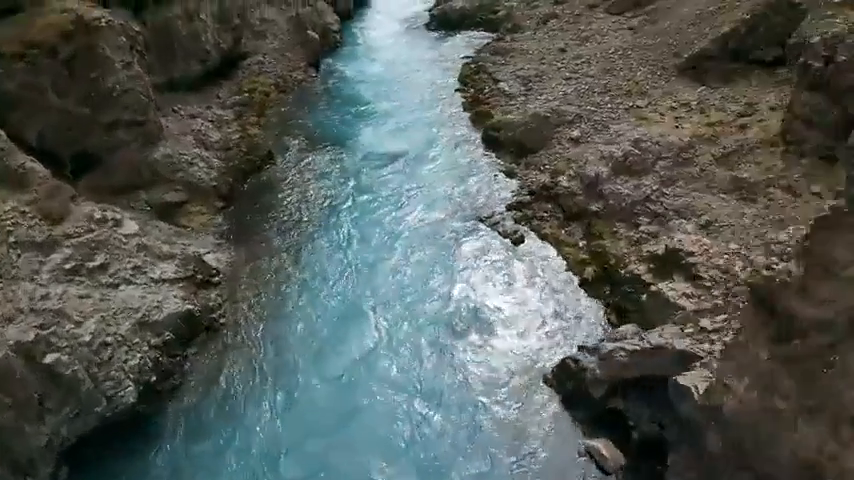
#> input picture frame 30 of videos/dji.mp4, 854 x 480 px
$ python shi_tomasi_extraction.py
#> lines starting #> are read from the running program, lines starting #| are printed output that depends on the picture; after the words box and inside, x2 and y2 are one past the last pixel; in counts of white or black regions, pixels touching at a corner belong together; long printed decimals are rounded
import numpy as np
import cv2
import matplotlib.pyplot as plt
import os
import time
import csv

dataset_path = "C:/Users/jerri/OneDrive/Desktop/Personal/Interships/A2A/FEATURES"
cap = cv2.VideoCapture(os.path.join(dataset_path, 'vid/dji.mp4'))

frame_width = int(cap.get(3))
frame_height = int(cap.get(4))
iframe = 0;
tof = 0;
maxf = 2000
minf = 0
maxt = 2000
mint = 0
font = cv2.FONT_HERSHEY_PLAIN

size = (frame_width, frame_height)

result = cv2.VideoWriter('vid/shi_tomasi1500.avi', cv2.VideoWriter_fourcc(*'MJPG'), 10, size)
filename = "csv/shi-tomasi/shi-tomasioutdoor1500.csv"

while(cap.isOpened()):
    ret, frame = cap.read()
#> frame is the input picture: shape (480, 854, 3); mean B, G, R 85.8, 90.1, 83.6
    fps = cap.get(cv2.CAP_PROP_FPS)
    start_time = time.time()
    iframe = iframe + 1
    if ret == True:
        gray = cv2.cvtColor(frame,cv2.COLOR_BGR2GRAY)
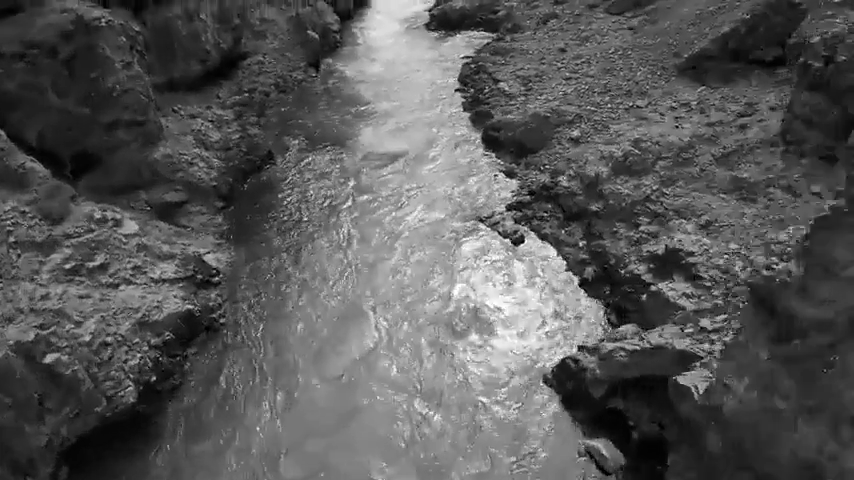
#> gray: shape (480, 854); min 0, max 255, mean 87.6
        tpf = (time.time() - start_time)
        corners = cv2.goodFeaturesToTrack(gray,1500,0.01,10)
#> corners = 1500 rows, first 8: [455, 91], [523, 242], [578, 346], [565, 270], [580, 245], [497, 175], [428, 10], [463, 111]
        corners = np.int0(corners)
        nof = 0
        for i in corners:
            x,y = i.ravel()
            cv2.circle(frame,(x,y),3,255,-1)
            nof = nof + 1; #number of features
            tof = tof + 1; #total number of features
#> this loop made 1500 passes
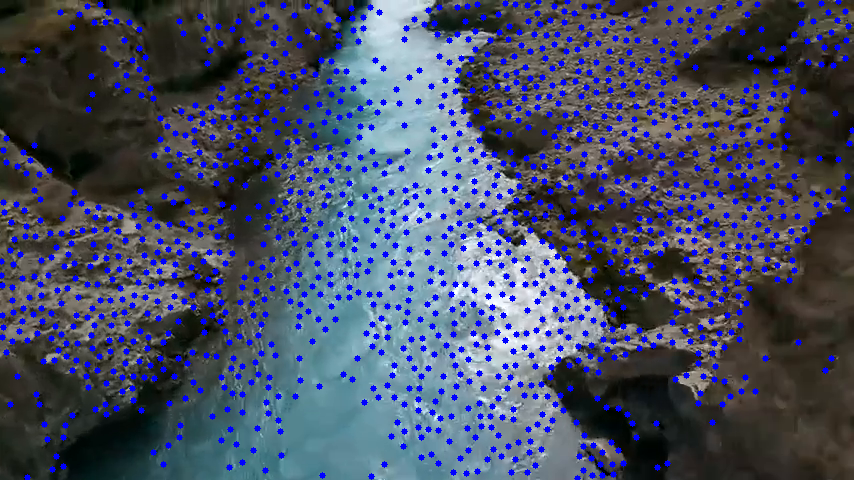
#> frame: shape (480, 854, 3); 10.6% of pixels changed, all inside (x1, y1, x2, y2) = (0, 0, 854, 480)
#> after the loop, nof = 1500; tof = 1500

        cv2.putText(frame, "SHI-TOMASI" +"  Features="+ str(round(nof, 2)), (10, 50), font, 2, (0, 0, 255), 2)
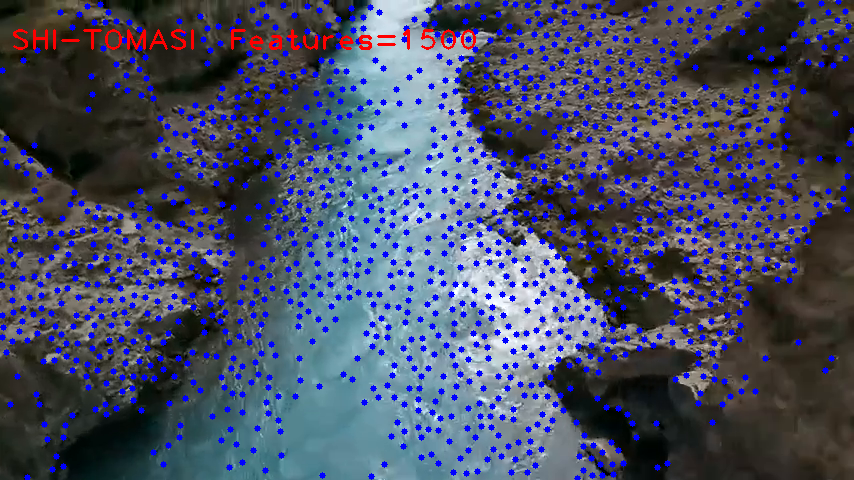
#> frame: shape (480, 854, 3); 0.61% of pixels changed, all inside (x1, y1, x2, y2) = (13, 29, 476, 50)
        print(iframe, nof, tof, fps, tpf)
#| 1 1500 1500 30.0 0.01611
        nos = [iframe,nof, tof, fps, tpf]
#> nos = [1, 1500, 1500, 30, 0.0161]
        #with open(filename, 'a') as f:
        #    writer = csv.writer(f)
        #    writer.writerow(nos)

        result.write(frame)

        if (maxf > nof):
            maxf = nof
#> maxf = 1500
        elif (minf < nof):
            minf = nof
        if (maxt > tpf):
            maxt = tpf
        elif (mint < tpf):
            mint = tpf

        cv2.imshow('frame',frame)
        if cv2.waitKey(1) & 0xFF == ord('q'):
#> (key q is pressed here)
            break
    else:
        break
    prev_frame = frame

print(maxf, minf, maxt, mint)
#| 1500 0 0.01611 0
#GRAY- 258 960 0.0 0.008996725082397461
#GRAY- 258 700 0.0 0.006989240646362305
#GRAY- 100 100 0.0 0.005015134811401367

cap.release()
result.release()
cv2.destroyAllWindows()

$ run again, starting later in the video
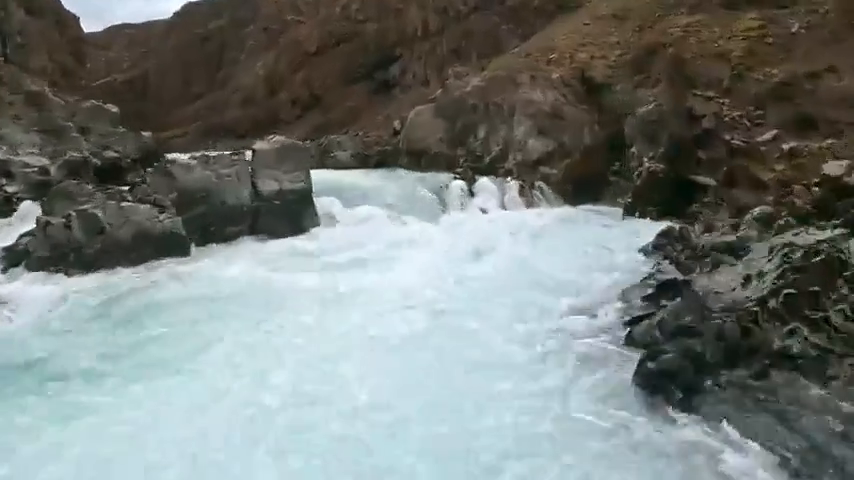
#> input picture frame 136 of videos/dji.mp4, 854 x 480 px
#> frame is the input picture: shape (480, 854, 3); mean B, G, R 122.4, 125.2, 118.5
#> corners = 660 rows, first 8: [310, 170], [509, 177], [128, 187], [35, 225], [629, 328], [648, 218], [250, 151], [166, 155]
#> the loop `for i in corners:` made 660 passes
#> after the loop `for i in corners:`:
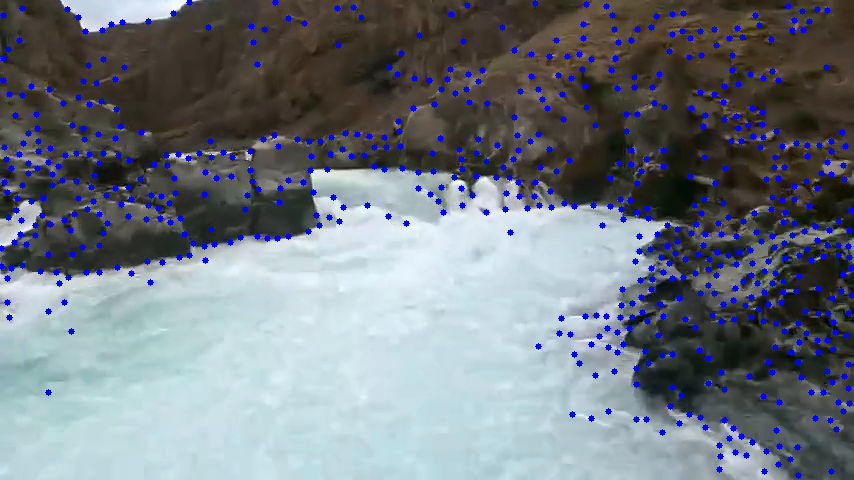
#> frame: shape (480, 854, 3); 4.67% of pixels changed, all inside (x1, y1, x2, y2) = (0, 0, 854, 479)
#> after the loop `for i in corners:`: nof = 660
#> `cv2.putText(frame, "SHI-TOMASI" +"  Features="+ str(round(nof, 2)), (1..`:
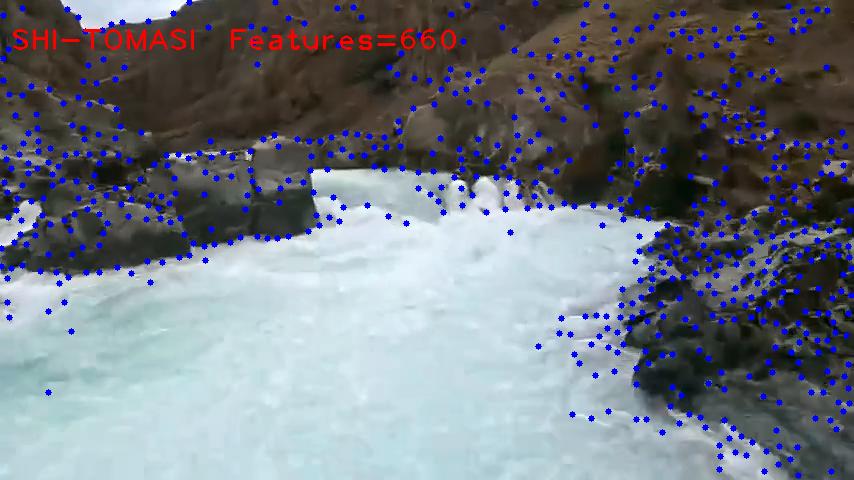
#> frame: shape (480, 854, 3); 0.6% of pixels changed, all inside (x1, y1, x2, y2) = (13, 29, 456, 50)
#| 1 660 660 30.0 0.01506
#> nos = [1, 660, 660, 30, 0.0151]
#> maxf = 660
#| 660 0 0.01506 0

$ run again, starting later in the video
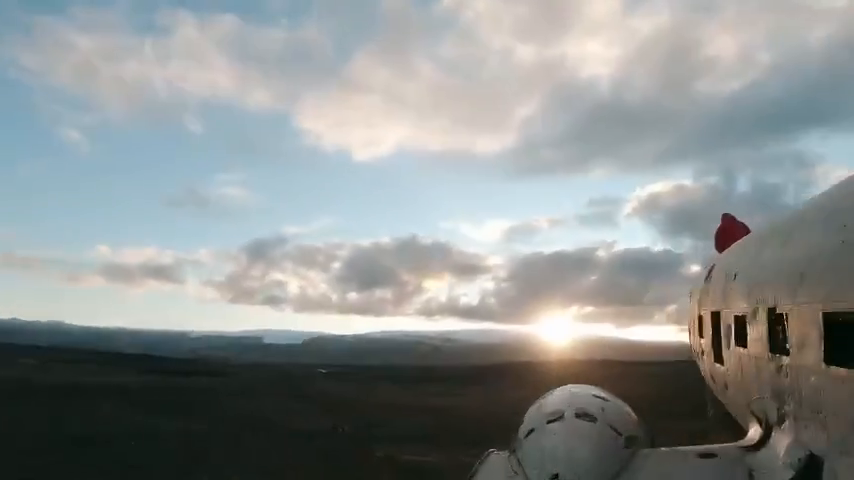
#> input picture frame 243 of videos/dji.mp4, 854 x 480 px
#> frame is the input picture: shape (480, 854, 3); mean B, G, R 142.7, 143.4, 138.8
#> corners = 172 rows, first 8: [746, 347], [703, 337], [776, 312], [723, 365], [734, 315], [711, 312], [786, 313], [787, 344]
#> the loop `for i in corners:` made 172 passes
#> after the loop `for i in corners:`:
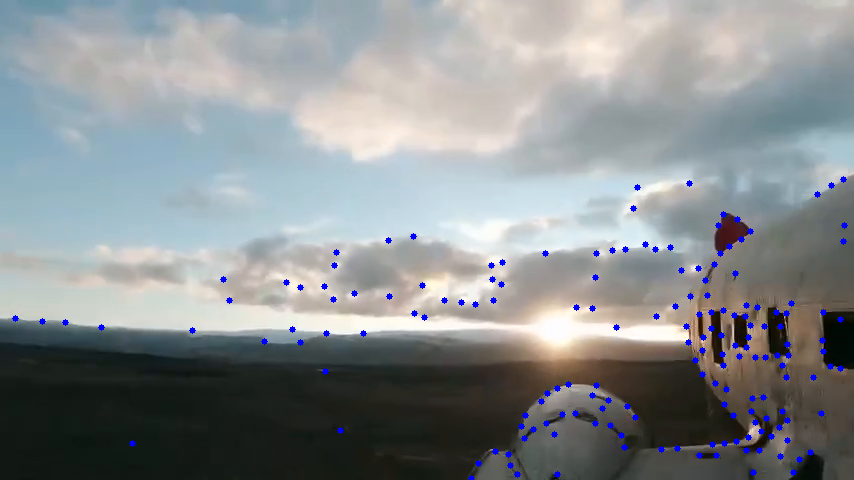
#> frame: shape (480, 854, 3); 1.22% of pixels changed, all inside (x1, y1, x2, y2) = (12, 176, 848, 480)
#> after the loop `for i in corners:`: nof = 172
#> `cv2.putText(frame, "SHI-TOMASI" +"  Features="+ str(round(nof, 2)), (1..`:
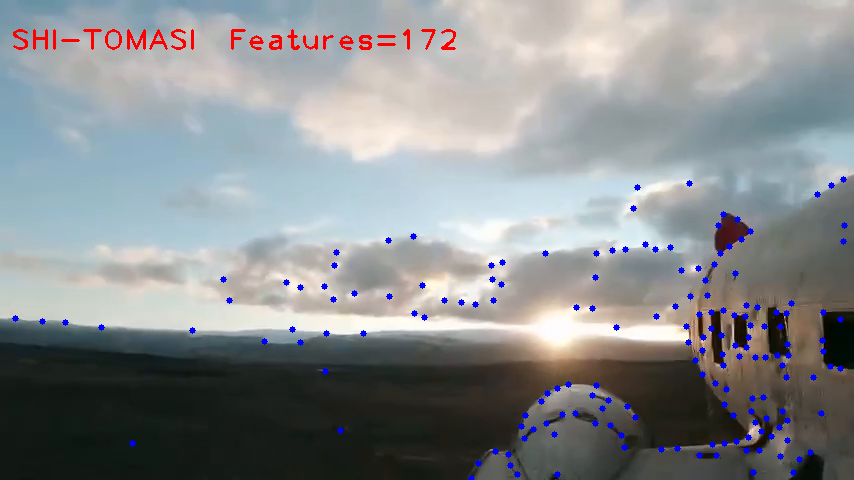
#> frame: shape (480, 854, 3); 0.58% of pixels changed, all inside (x1, y1, x2, y2) = (13, 29, 456, 50)
#| 1 172 172 30.0 0.01712
#> nos = [1, 172, 172, 30, 0.0171]
#> maxf = 172
#| 172 0 0.01712 0
